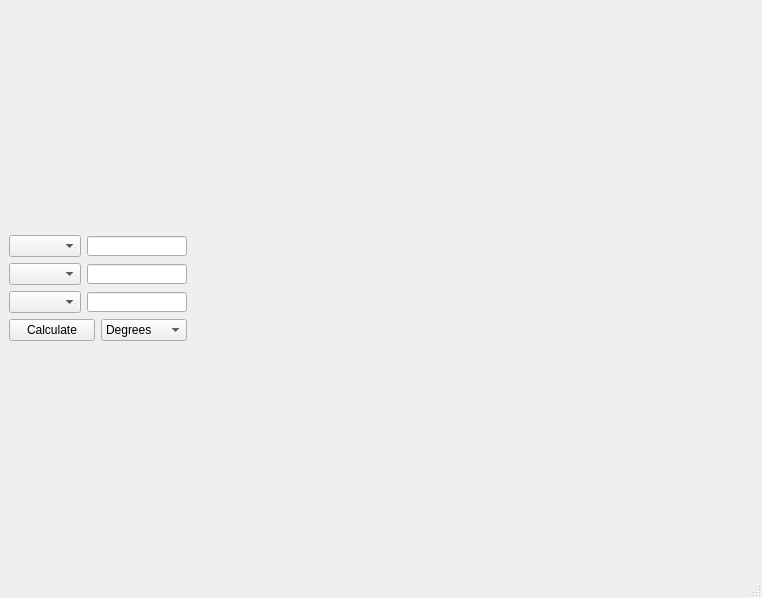
<?xml version="1.0" encoding="UTF-8"?>
<ui version="4.0">
 <class>MainWindow</class>
 <widget class="QMainWindow" name="MainWindow">
  <property name="geometry">
   <rect>
    <x>0</x>
    <y>0</y>
    <width>762</width>
    <height>598</height>
   </rect>
  </property>
  <property name="windowTitle">
   <string>TrigomatryATOR</string>
  </property>
  <widget class="QWidget" name="centralwidget">
   <layout class="QHBoxLayout" name="horizontalLayout_2">
    <item>
     <layout class="QVBoxLayout" name="verticalLayout">
      <property name="sizeConstraint">
       <enum>QLayout::SetDefaultConstraint</enum>
      </property>
      <item>
       <spacer name="verticalSpacer_2">
        <property name="orientation">
         <enum>Qt::Vertical</enum>
        </property>
        <property name="sizeHint" stdset="0">
         <size>
          <width>20</width>
          <height>40</height>
         </size>
        </property>
       </spacer>
      </item>
      <item>
       <layout class="QHBoxLayout" name="horizontalLayout_1">
        <property name="sizeConstraint">
         <enum>QLayout::SetDefaultConstraint</enum>
        </property>
        <item>
         <widget class="QComboBox" name="comboBox_1"/>
        </item>
        <item>
         <widget class="QLineEdit" name="lineEdit_1">
          <property name="sizePolicy">
           <sizepolicy hsizetype="Fixed" vsizetype="Fixed">
            <horstretch>0</horstretch>
            <verstretch>0</verstretch>
           </sizepolicy>
          </property>
          <property name="maximumSize">
           <size>
            <width>100</width>
            <height>20</height>
           </size>
          </property>
          <property name="maxLength">
           <number>15</number>
          </property>
         </widget>
        </item>
       </layout>
      </item>
      <item>
       <layout class="QHBoxLayout" name="horizontalLayout_3">
        <item>
         <widget class="QComboBox" name="comboBox_2"/>
        </item>
        <item>
         <widget class="QLineEdit" name="lineEdit_2">
          <property name="sizePolicy">
           <sizepolicy hsizetype="Fixed" vsizetype="Fixed">
            <horstretch>0</horstretch>
            <verstretch>0</verstretch>
           </sizepolicy>
          </property>
          <property name="maximumSize">
           <size>
            <width>100</width>
            <height>20</height>
           </size>
          </property>
          <property name="maxLength">
           <number>15</number>
          </property>
         </widget>
        </item>
       </layout>
      </item>
      <item>
       <layout class="QHBoxLayout" name="horizontalLayout_4">
        <item>
         <widget class="QComboBox" name="comboBox_3"/>
        </item>
        <item>
         <widget class="QLineEdit" name="lineEdit_3">
          <property name="sizePolicy">
           <sizepolicy hsizetype="Fixed" vsizetype="Fixed">
            <horstretch>0</horstretch>
            <verstretch>0</verstretch>
           </sizepolicy>
          </property>
          <property name="maximumSize">
           <size>
            <width>100</width>
            <height>20</height>
           </size>
          </property>
          <property name="maxLength">
           <number>15</number>
          </property>
         </widget>
        </item>
       </layout>
      </item>
      <item>
       <layout class="QHBoxLayout" name="horizontalLayout_5">
        <item>
         <widget class="QPushButton" name="pushButton_Calculate">
          <property name="text">
           <string>Calculate</string>
          </property>
         </widget>
        </item>
        <item>
         <widget class="QComboBox" name="comboBox_deg_rad">
          <item>
           <property name="text">
            <string>Degrees</string>
           </property>
          </item>
          <item>
           <property name="text">
            <string>Radians</string>
           </property>
          </item>
         </widget>
        </item>
       </layout>
      </item>
      <item>
       <spacer name="verticalSpacer">
        <property name="orientation">
         <enum>Qt::Vertical</enum>
        </property>
        <property name="sizeHint" stdset="0">
         <size>
          <width>20</width>
          <height>40</height>
         </size>
        </property>
       </spacer>
      </item>
     </layout>
    </item>
    <item>
     <widget class="QWidget" name="widget" native="true">
      <property name="sizePolicy">
       <sizepolicy hsizetype="Expanding" vsizetype="Expanding">
        <horstretch>0</horstretch>
        <verstretch>0</verstretch>
       </sizepolicy>
      </property>
      <layout class="QVBoxLayout" name="widget_verticalLayout"/>
     </widget>
    </item>
   </layout>
  </widget>
  <widget class="QStatusBar" name="statusbar"/>
 </widget>
 <resources/>
 <connections/>
</ui>
